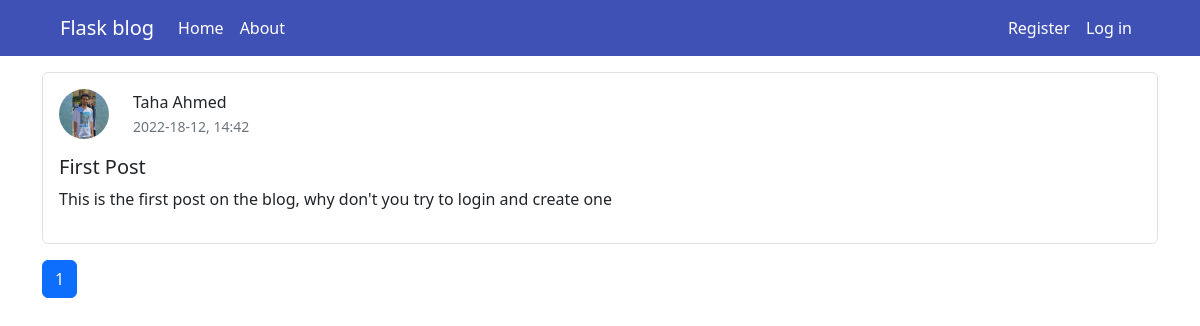
The page /home on the database its author committed.
### flaskblog/models.py (models this page shows, shortened)
class Post(db.Model, UserMixin):
    id = db.Column(db.Integer, primary_key=True)
    user_id = db.Column(db.Integer, db.ForeignKey('user.id'), nullable=False)
    title = db.Column(db.String(160), nullable=False)
    date = db.Column(db.DateTime, nullable=False, default=datetime.utcnow)
    content = db.Column(db.Text, nullable=False)

class User(db.Model, UserMixin):
    id = db.Column(db.Integer, primary_key=True)
    username = db.Column(db.String(30), unique=True, nullable=False)
    email = db.Column(db.String(120), unique=True, nullable=False)
    profile_picture = db.Column(db.String(20), nullable=False,
                                default='default.png')
    password = db.Column(db.String(60), nullable=False)
    posts = db.relationship('Post', backref='author', lazy=True)

### flaskblog/main/routes.py (the view)
@main.route('/')
@main.route('/home')
def home():
    page = request.args.get('page', 1, type=int)
    posts = Post.query.order_by(
        Post.date.desc()).paginate(page=page, per_page=5)
    return render_template('home.jinja2', posts=posts)

### flaskblog/templates/home.jinja2
{% extends "base.jinja2" %}
{% block content %}
  {% for post in posts.items %}
    <div class="post border rounded p-3 mb-3">
      <div class="post-card d-flex align-items-center flex-row  mb-3">
        <img src="{{ url_for('static', filename = 'profile_pics/' + post.author.profile_picture)}}"
             class="img-fluid rounded-circle me-4 "
             alt="profile pic">
        <div>
          <div class="card-text">
            <p class="mb-0">
              <a href="{{ url_for('users.user_posts', username=post.author.username) }}">{{ post.author.username }}</a>
            </p>
            <small ><a class="text-muted"
   href="{{ url_for('posts.post', post_id=post.id) }}">{{ post.date.strftime("%Y-%d-%m, %H:%M") }}</a></small>
          </div>
        </div>
      </div>
      <h5 class="card-title mb-2">
        <a class="link-dark" href="{{ url_for('posts.post', post_id=post.id) }}">{{ post.title }}</a>
      </h5>
      <p>{{ post.content }}</p>
    </div>
  {% endfor %}
  <div class="mb-5">
    {% for page_number in posts.iter_pages(left_edge=1, right_edge=1, left_current=1, right_current=1) %}
      {% if page_number %}
        {% if page_number == posts.page %}
          <a class="btn btn-primary"
             href="{{ url_for('main.home', page=page_number) }}">{{ page_number }}</a>
        {% else %}
          <a class="btn btn-outline-primary"
             href="{{ url_for('main.home', page=page_number) }}">{{ page_number }}</a>
        {% endif %}
      {% else %}
        ...
      {% endif %}
    {% endfor %}
  </div>
{% endblock content %}

### flaskblog/static/css/base.css (style rules this page uses)
a { text-decoration: none; color: inherit; }
.post-card img { width: 50px; height: 50px; }

### rows shown on the page
Post: profile_picture (picture), author.username "Taha Ahmed", date "2022-18-12, 14:42", title "First Post", content "This is the first post on the blog, why don't you try to login and create one"

### other values the page prints
{{ page_number }} "1"
